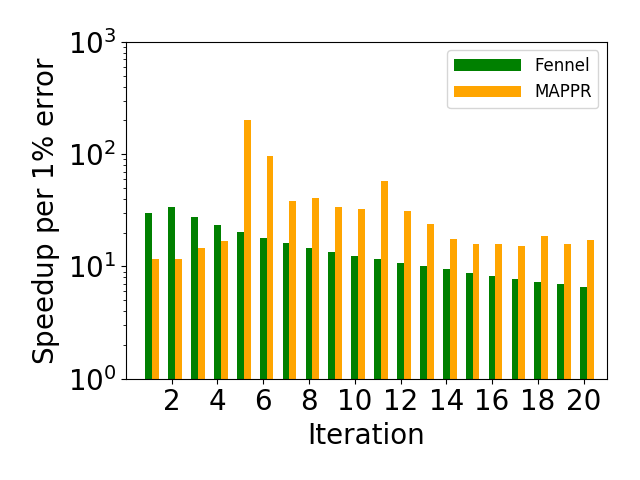

The script that saved this image:
import matplotlib.pyplot as plt
import matplotlib
import numpy as np
import os
from pylab import *
font = {'size':20}
matplotlib.rc('font', **font)
matplotlib.use('Agg')
params = {'legend.fontsize': 12,
          'legend.handlelength': 4}
#plt.rcParams["figure.figsize"] = [20,20]          
matplotlib.rcParams.update(params)
params = {'mathtext.default': 'regular' }          
matplotlib.rcParams.update(params)
def main():
	
	def draw(temp,timefile,emgp_time):
		exact=[1 for i in range(20)]
		AS=[0 for i in range(20)]
		errorratio=[0 for i in range(20)]
		speedup=[0 for i in range(20)]
		with open(temp) as f:
			content=f.readlines()
			for index in range(len(content)):

				if (index==0):
					strlist = content[index].replace(',',' ').split()
					for i in range(len(exact)):
						exact[i]=round(float(strlist[3]),2)
				if (index==1):
					strlist = content[index].split()
					for i in range(len(AS)):
						AS[i]=float(strlist[i+1])

		with open(timefile) as f:
			content=f.readlines()
			for index in range(len(content)):
				if (index==1):
					strlist = content[index].split()
					for i in range(len(speedup)):
						speedup[i]=float(strlist[i+1])


		for i in range(len(speedup)):
			speedup[i]=emgp_time/speedup[i]
		
		tick_params(which='major',width=8)
		xtick=[1,2,3,4,5,6,7,8,9,10,11,12,13,14,15,16,17,18,19,20]

		for i in range(len(exact)):
			errorratio[i]=abs(exact[i]-AS[i])/exact[i]*100

		speederror=[0 for i in range(20)]
		for i in range(len(exact)):
			speederror[i]=speedup[i]/errorratio[i]

		statistics=[]

		statistics.append(speedup)
		statistics.append(errorratio)
		statistics.append(speederror)
		return statistics
		#xtick=[1,2,3,4,5,6,7,8,9,10]




	emgp_time=11812.61



	fennel=draw("barplot1score1.txt","barplot1time1.txt",emgp_time)

	mappr=draw("barplot1score2.txt","barplot1time2.txt",emgp_time)	

	output="barplot1.png"
	limit=1000
	ww=0.3
	fig, ax = plt.subplots()
	plt.axis([0,21,0,1])
	pos=np.arange(1,21,1)
	plt.bar(pos, fennel[2],width=ww,color='green',label='Fennel')
	plt.bar(pos+ww, mappr[2],width=ww,color='orange',label='MAPPR')
	#plt.xticks([1,2,3,4,5,6,7,8,9,10],[1,2,3,4,5,6,7,8,9,10])						
	plt.legend()
	#plt.legend(bbox_to_anchor=(0, 1.02, 1, 0.2), loc='lower left',ncol=3,frameon=False,fontsize=40)
	ax.set_ylim([1, limit])

	ax.set_yscale("log")
	plt.xticks([2,4,6,8,10,12,14,16,18,20],[2,4,6,8,10,12,14,16,18,20])
	



	label="Speedup per $1\%$ error"
		
	plt.ylabel(label)
	label="Iteration"
	plt.xlabel(label)

	plt.tight_layout()
	plt.savefig(output)
	plt.close()
	'''
	output=path1+"speedup.png"
	ww=0.2
	fig, ax = plt.subplots()
	plt.axis([0,20,0,1])
	pos=np.arange(1,21,1)
	plt.bar(pos, fennel[0],width=ww,color='green',label='Fennel')
	plt.bar(pos+ww, mappr[0],width=ww,color='purple',label='MAPPR')

	#plt.xticks([1,2,3,4,5,6,7,8,9,10],[1,2,3,4,5,6,7,8,9,10])						
	plt.legend()
	ax.set_ylim([1, 10000])
	ax.set_yscale("log")
	plt.xticks([2,4,6,8,10,12,14,16,18,20],[2,4,6,8,10,12,14,16,18,20])
	plt.ylabel("Speedup")

	label="Speedup"
		
	plt.ylabel(label)
	label="Iteration"
	plt.xlabel(label)

	plt.tight_layout()
	plt.savefig(output)
	plt.close()	

	output=path1+"errorratio.png"
	ww=0.2
	fig, ax = plt.subplots()
	plt.axis([0,20,0,1])
	pos=np.arange(1,21,1)
	plt.bar(pos, fennel[1],width=ww,color='green',label='Fennel')
	plt.bar(pos+ww, mappr[1],width=ww,color='cyan',label='MAPPR')
	#plt.xticks([1,2,3,4,5,6,7,8,9,10],[1,2,3,4,5,6,7,8,9,10])						
	plt.legend()
	ax.set_ylim([1, 10000])
	ax.set_yscale("log")
	plt.xticks([2,4,6,8,10,12,14,16,18,20],[2,4,6,8,10,12,14,16,18,20])
	plt.ylabel("error ratio")

	label="error ratio"
		
	plt.ylabel(label)
	label="Iteration"
	plt.xlabel(label)

	plt.tight_layout()
	plt.savefig(output)
	plt.close()																				
	'''
if __name__ == "__main__":
	main()